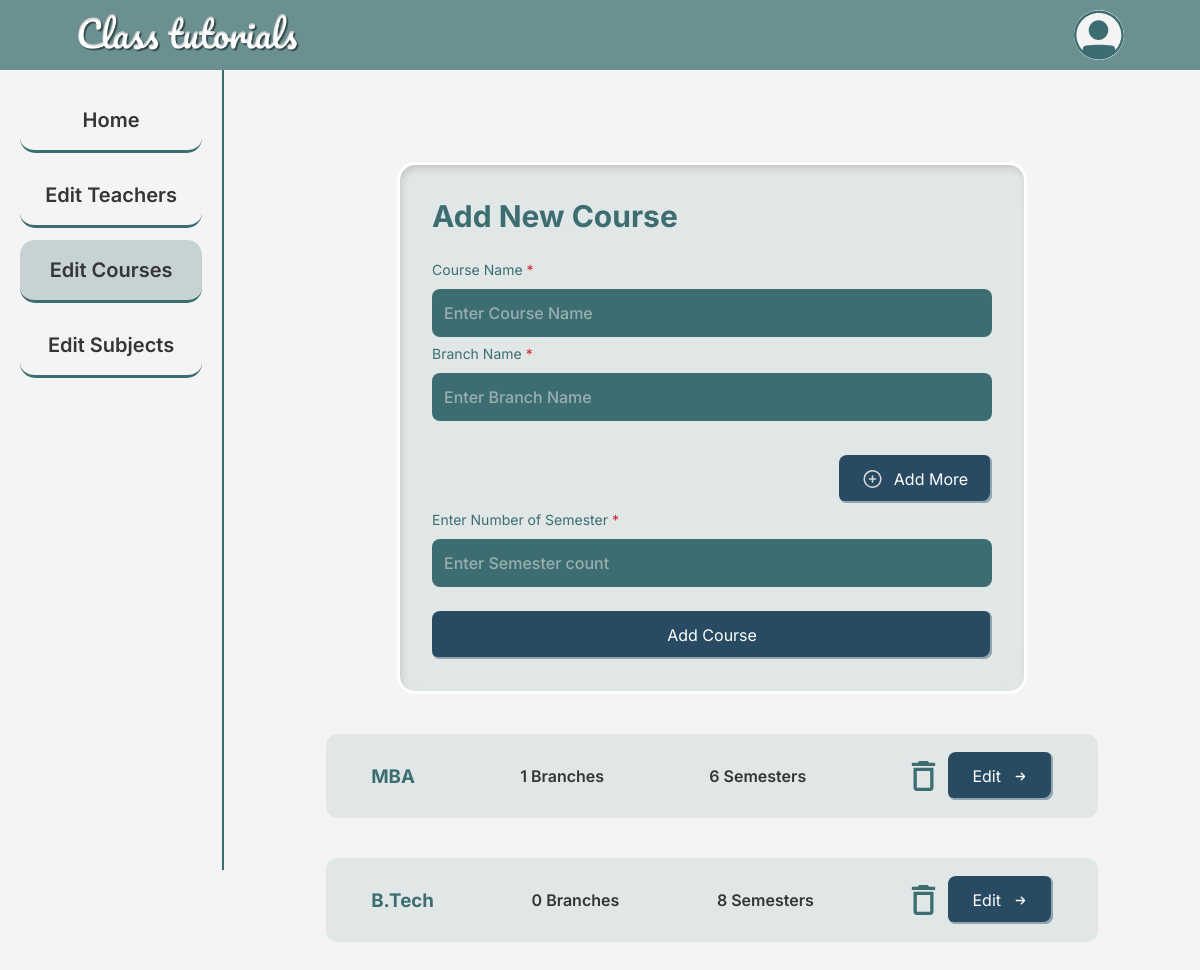
/admin_edit_courses, run on an earlier commit of the app's database.
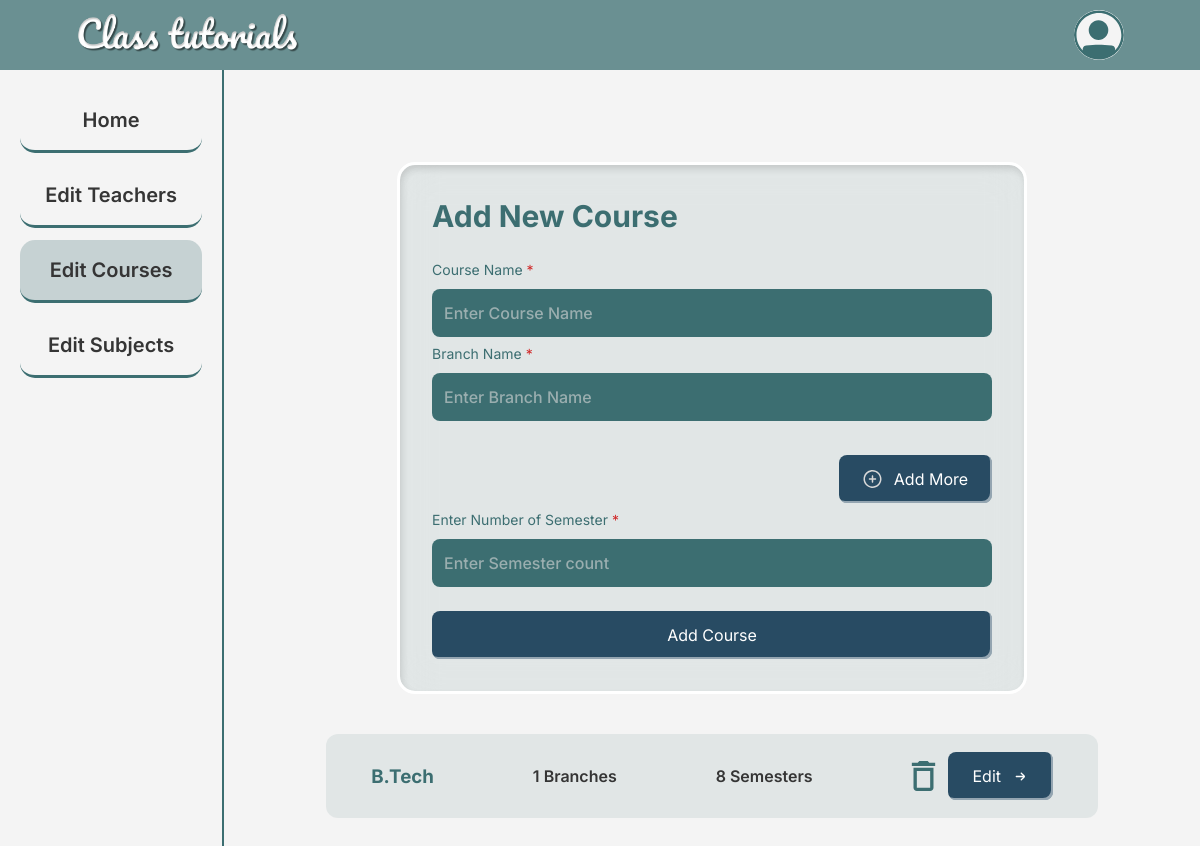
And on a later commit of the database.
### Class/models.py (models this page shows, shortened)
class Courses(models.Model):
    id=models.AutoField(primary_key=True)
    course_name=models.CharField(max_length=255, unique=True)
    created_at=models.DateTimeField(auto_now_add=True)
    total_sem = models.IntegerField(default=6)
    objects=models.Manager()

### Class/views.py (the view)
# urls.py: path('admin_edit_courses', views.admin_edit_courses, name='admin_edit_courses'),
def admin_edit_courses(request):
    if request.method =='POST':
        course = request.POST['courseName']
        branch = request.POST['branchName']
        semCount = request.POST['semCount']
        course_obj = Courses(course_name = course, total_sem = semCount)
        course_obj.save()
        branch_obj = Branch(branch_name=branch, course=course_obj, hod=request.user.hod)
        branch_obj.save()
        messages.success(request, 'Course added Successfully')
        return redirect('admin_edit_courses')
    else:
        courses = Courses.objects.annotate(branch_count=Count('branch'))
        context={'courses':courses}
        return render(request, 'admineditcourses.html', context)

### templates/admineditcourses.html (shortened to what this page needs)
<!DOCTYPE html>
{% load static %}
<html lang="en">
<head>
    <link rel="stylesheet" href="{% static 'Styles/Navbar.css' %}">
    <link rel="stylesheet" href="{% static 'Styles/Common.css' %}">
    <link rel="stylesheet" href="{% static 'Styles/Button.css' %}">
    <link rel="stylesheet" href="{% static 'Styles/AdminSidePanel.css' %}">
    <link rel="stylesheet" href="{% static 'Styles/AdminEditCourses.css' %}">
    <link rel="stylesheet" href="{% static 'Styles/InputStyle.css' %}">
</head>
<body>
    <header>
        {% include "admin_nav.html" %}
    </header>
    <main class="flex-center">
        <div class="main-container">
            <div class="side-panel">
                <ul class="flex-center-column">
                    <li class=""><a href="hod_dashboard">Home</a></li>
                    <li class=""><a href="admin_edit_teacher">Edit Teachers</a></li>
                    <li class="active"><a href="admin_edit_courses">Edit Courses</a></li>
                    <li class=""><a href="admin_edit_subject">Edit Subjects</a></li>
                </ul>
            </div>
            <div class="home-content flex-center-column">
                <form action="admin_edit_courses" class="form flex-center-column" id="add-edit-course-form" method="post">
                    <h2>Add New Course</h2>
                    <div class="input-field-container flex-center-column">
                        <label for="course_name_input" class="input-field">
                            Course Name <span class="red">*</span><br>
                            <input type="text" class="input" id="course_name_input" placeholder="Enter Course Name" name="courseName">
                        </label>
                        <div class="branch-input-field flex-center-column" id="branch_input_container">
                            <label for="branch_input_1" class="input-field">
                                Branch Name <span class="red">*</span><br>
                                <input type="text" class="input branch-input" id="branch_input_1"
                                    placeholder="Enter Branch Name" name="branchName">
                            </label>
                            <button class="button flex-center" id="add_more_branch_btn">
                                <img src="{% static 'assets/AddIcon.svg' %}" alt="add">
                                Add More</button>
                        </div>
                        <label for="semester_count_input" class="input-field">
                            Enter Number of Semester <span class="red">*</span><br>
                            <input type="number" class="input" id="semester_count_input" placeholder="Enter Semester count" name="semCount">
                        </label>
                    </div>
                    <button class="button submit-button flex-center" type="submit">Add Course</button>
                </form>
                {% for course in courses %}
                <div class="course-details flex-center">
                    <h3>{{course.course_name}}</h3>
                    <p class="flex-center">{{course.branch_count}} Branches</p>
                    <p class="flex-center">{{course.total_sem}} Semesters</p>
                    <div class="flex-center">
                        <img src="{% static 'assets/DeleteIcon.svg' %}" alt="delete">
                        <button class="button">
                            <span>Edit</span>
                        </button>
                    </div>
                </div>
                {% endfor %}
            </div>
        </div>
    </main>
</body>
</html>

### templates/admin_nav.html (shortened to what this page needs)
{% load static %}
<nav class="navbar">
    <div class="navbar-container">
        <a href="/" class="link"><img src="{% static 'assets/Class_tutorials.png' %}" alt="logo" class="logo"></a>
        <div class="nav-content flex-center">
            <div class="nav-profile flex-center">
                <div class="profile-image" id="profile">
                    <img src="{% static 'assets/profile.svg' %}" alt="profile" class="profile">
                </div>
            </div>
        </div>
    </div>
</nav>

### static/Styles/Navbar.css (style rules this page uses)
.navbar { width: 100vw; height: 70px; background-color: rgba(60, 111, 114, 0.75); color: var(--white); display: flex; justify-content: center; align-items: center; }
.navbar-container { width: 1440px; max-width: 1440px; height: inherit; display: flex; justify-content: space-between; align-items: center; margin: 0 76px 0 76px; }
.logo { width: 228px; }
.nav-content, .nav-list, .nav-profile { gap: 24px; font-size: 20px; line-height: 24px; letter-spacing: 2px; position: relative; }
.profile-image { background-color: var(--bg-color); height: 50px; width: 50px; border-radius: 50%; overflow: hidden; }
.profile { height: inherit; width: inherit; }

### static/Styles/Common.css (style rules this page uses)
* { margin: 0; padding: 0; box-sizing: border-box; font-family: "Inter", sans-serif; }
html { overflow-x: hidden; }
:root { --bg-color: #f4f4f4; --bg-color2: #d9d9d9; --heading-color: #3C6E71; --button-color: #284B63; --text-color: #353535; --white: #ffffff; --red: #D02727; --link-color: #2B82BD; --fill-color: #6E727F; }
.link { color: var(--white); text-decoration: none; }
body { background-color: var(--bg-color); }
.flex-center { display: flex; justify-content: center; align-items: center; }
.flex-center-column { display: flex; justify-content: center; align-items: center; flex-direction: column; }
.red { color: var(--red) !important; }

### static/Styles/Button.css (style rules this page uses)
.button { background-color: var(--button-color); color: var(--white); border-radius: 8px; box-shadow: inset -2px -2px rgba(255, 255, 255, 0.50); padding: 12px 24px; font-size: 16px; line-height: 24px; font-weight: 400; margin-top: 24px; border: none; display: flex; align-items: center; gap: 12px; cursor: pointer; }

### static/Styles/AdminSidePanel.css (style rules this page uses)
.side-panel { height: 100vh; height: 100svh; width: 277px; padding: 20px; border-right: 2px solid var(--heading-color); }
.side-panel ul { gap: 12px; }
.side-panel ul li { list-style-type: none; width: 100%; border-radius: 15px; border-bottom: 3px solid var(--heading-color); padding: 20px 0; text-align: center; font-size: 20px; font-weight: 600; line-height: 20px; cursor: pointer; }
.side-panel ul li a { color: var(--text-color); text-decoration: none; }
.active { background-color: rgba(60, 110, 113, 0.25); }

### static/Styles/AdminEditCourses.css (style rules this page uses)
.main-container { min-height: 100vh; min-height: 100svh; width: 1440px; display: flex; }
.home-content { width: 100%; min-height: 100svh; gap: 40px; padding: 92px 102px; }
.form { width: 630px; padding: 32px; background-color: rgba(60, 110, 113, 0.10); border-radius: 18px; border: 3px solid var(--white); box-shadow: inset 2px 4px 6px rgba(45, 45, 45, 0.15); backdrop-filter: blur(20px); }
.form h2 { color: var(--heading-color); font-size: 30px; line-height: 38px; font-weight: 700; width: 100%; margin-bottom: 24px; }
.input-field-container { width: 100%; align-items: flex-start; gap: 6px; }
.branch-input-field { width: 100%; align-items: flex-end; gap: 10px; }
.submit-button { width: 100%; }
.course-details { width: 100%; justify-content: space-between; background-color: rgba(60, 110, 113, 0.10); border-radius: 12px; padding: 18px 45px; }
.course-details h3 { color: var(--heading-color); }
.course-details p { color: var(--text-color); font-size: 16px; font-weight: 600; gap: 12px; }
.course-details div { gap: 12px; }
.course-details div img { cursor: pointer; }
.course-details div button { margin: 0; }

### static/Styles/InputStyle.css (style rules this page uses)
.input-field { width: inherit; color: var(--heading-color); font-size: 14px; font-weight: 400; line-height: 22px; position: relative; }
.input-field input, .input-field select { width: inherit; border-radius: 8px; border: none; background-color: var(--heading-color); font-size: 16px; line-height: 24px; font-weight: 500; padding: 12px; color: var(--white); margin-top: 8px; }
.input-field input::placeholder { color: var(--bg-color2); opacity: 60%; }

What changed in the data, as far as the page shows it:
removed Courses: course_name "MBA", branch_count "1", total_sem "6"
computed for Courses "B.Tech": branch_count "0" → "1"
